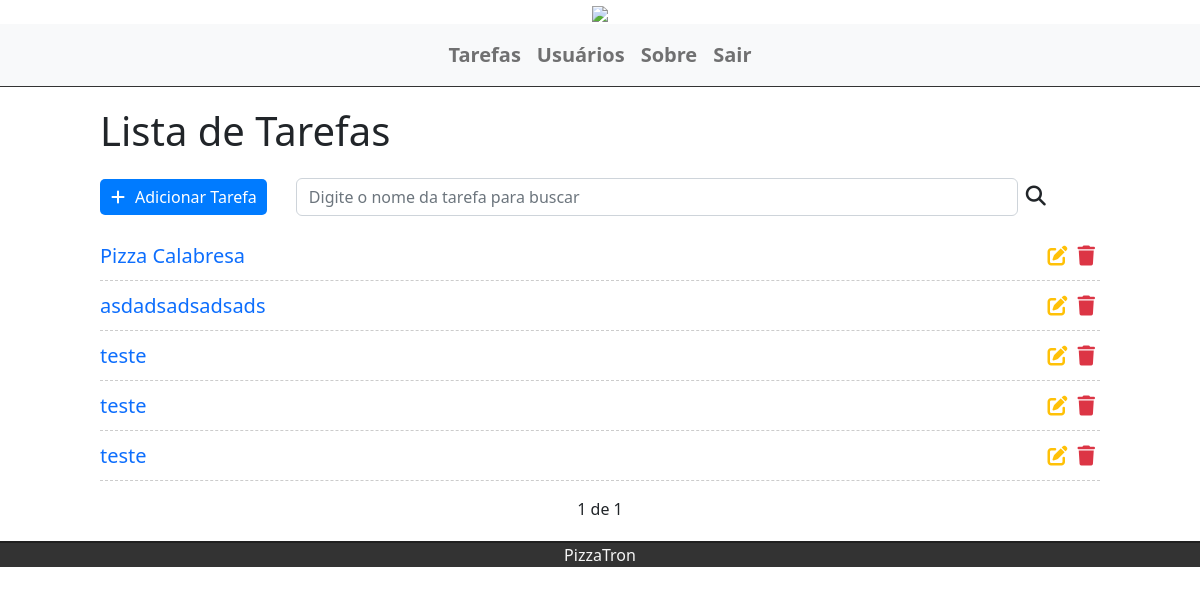
Page / (signed in) on the earlier database version.
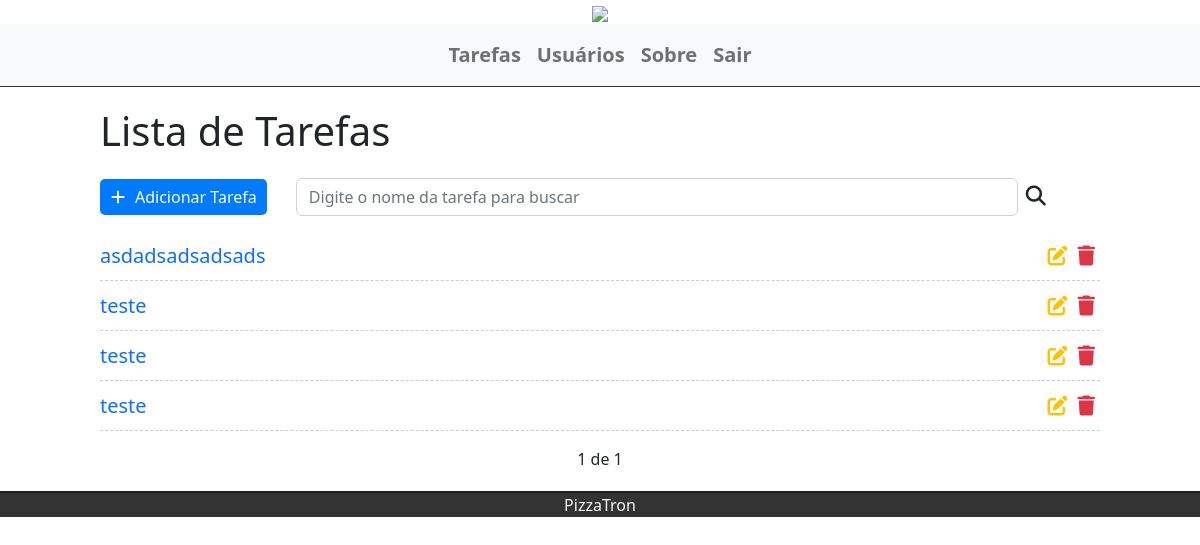
Same page on the later database version.
### tasks/models.py (models this page shows, shortened)
class Task(models.Model):
    STATUS = (
        ('doing', 'Aberto'),
        ('done', 'Fechado'),
    )
    title = models.CharField(max_length=255)
    description = models.TextField()
    done = models.CharField(
        max_length=5,
        choices=STATUS,
    )
    user = models.ForeignKey(get_user_model(), on_delete=models.CASCADE)
    create_at = models.DateTimeField(auto_now_add=True)
    update_at = models.DateTimeField(auto_now=True)

### tasks/views.py (the view)
# urls.py: path('', views.taskList, name='task-list'),
@login_required
def taskList(request):
    search = request.GET.get('search')
    if search:
        tasks = Task.objects.filter(title__icontains=search, user=request.user)
    else:
        tasks_list = Task.objects.all().order_by('-create_at').filter(user=request.user)
        paginator = Paginator(tasks_list, 5)
        page = request.GET.get('page')
        tasks = paginator.get_page(page)
    return render(request, 'tasks/list.html', {'tasks': tasks})

### tasks/templates/tasks/list.html (shortened to what this page needs)
{% extends 'base.html' %}
{% block content %}
    <div class="offset-1 col-10 list-div">
        <h1>Lista de Tarefas</h1>
        <a id="add-link" href="newtask/">
            <div class="col-2 add-div">
                <i class="fas fa-plus"></i>Adicionar Tarefa
            </div>
        </a>
        <div class="col-9 search-div">
            <form method="GET" id="search-form" class="d-flex">
                <input class="form-control me-2"
                       type="text"
                       id="search"
                       name="search"
                       placeholder="Digite o nome da tarefa para buscar"
                       aria-label="search"
                       value="{{ request.GET.search }}">
                <i class="fa-solid fa-magnifying-glass" id="search-btn"></i>
            </form>
        </div>
        <ul class="task-list">
            {% for task in tasks %}
                <li class="task-item">
                    <span><a class="hyperlink" href="/tasks/{{ task.id }}">{{ task.title }}</a></span>
                    <a href="delete/{{ task.id }}" class="delete-btn"><span><i class="fas fa-trash"></i></span></a>
                    <a href="edit/{{ task.id }}"><span><i class="fas fa-edit"></i></span></a>
                </li>
            {% endfor %}
        </ul>
        <div class="pagination">
            <span class="step-links">
                {% if tasks.paginator.num_pages %}
                    <span class="current">{{ tasks.number }} de {{ tasks.paginator.num_pages }}</span>
                {% endif %}
            </span>
        </div>
    </div>
{% endblock %}

### tasks/templates/base.html (shortened to what this page needs)
{% load static %}
<!DOCTYPE html>
<html lang="pt-br">
    <head>
        <link href="https://cdn.jsdelivr.net/npm/bootstrap@5.2.0-beta1/dist/css/bootstrap.min.css"
              rel="stylesheet"
>
        <link rel="stylesheet" href="{% static 'css/styles.css' %}">
    </head>
    <body>
        <div class="containe-fluid">
            <center>
                <IMG class="logo"
                     src="https://www.nicepng.com/png/full/428-4280267_pizza-chef-stamp-club-penguin-epic-cannon-stamp.png">
            </center>
            <nav class="navbar navbar-expand-lg bg-light">
                <div class="container-fluid">
                    <div class="collapse navbar-collapse" id="navbarSupportedContent">
                        <ul class="navbar-nav me-auto mb-2 mb-lg-0">
                            {% if  user.is_authenticated %}
                                <li class="nav-item">
                                    <a class="nav-link" href="/">Tarefas</a>
                                </li>
                                <li class="nav-item">
                                    <a class="nav-link" href="#">Usuários</a>
                                </li>
                            {% else %}
                                <li class="nav-item">
                                    <a class="nav-link" href="/accounts/login">Entrar</a>
                                </li>
                            {% endif %}
                            <li class="nav-item">
                                <a class="nav-link" href="#">Sobre</a>
                            </li>
                            {% if  user.is_authenticated %}
                                <li class="nav-item">
                                    <a class="nav-link" href="/accounts/logout">Sair</a>
                                </li>
                            {% endif %}
                        </div>
                    </div>
                </nav>
                {% block content %}{% endblock %}
                <footer>
                    <p>PizzaTron</p>
                </footer>
            </div>
        </body>
    </html>

### tasks/static/css/styles.css (style rules this page uses)
.container-fluid { padding: 0; margin: 0; }
.navbar { border-bottom: 1px solid #333; margin-bottom: 20px; }
.navbar-nav { margin: auto; }
.nav-link { font-size: 20px; font-weight: bold; }
.logo { width: 300px; }
#add-link { text-decoration: none; }
.add-div { background-color: #007bff; cursor: pointer; display: inline-block; color: white; padding: 6px; border-radius: 5px; margin-right: 25px; }
.fas.fa-plus { color: white; margin-right: 10px; margin-left: 5px; }
.search-div { padding: 0px; margin-top: 15px; margin-bottom: 15px; display: inline-block; }
.fa-magnifying-glass { font-size: 20px; padding: 8px 0px; cursor: pointer; }
.list-div { padding: 0; }
.task-list { padding-left: 0; }
.task-item { list-style: none; text-decoration: none; font-size: 20px; height: 50px; padding-top: 10px; border-bottom: 1px dashed #ccc; }
.hyperlink { text-decoration: none; }
.fas.fa-trash, .fas.fa-edit { cursor: pointer; margin: 5px; font-size: 20px; float: right; }
.fas.fa-trash { color: #dc3545; }
.fas.fa-edit { color: #ffc107; }
footer { background-color: #333; height: auto; border-top: 2px solid #202020; }
footer p { color: #f5f5f5; text-align: center; top: 50%; position: relative; }
li { list-style: none; }
.pagination { margin-bottom: 20px; }
.step-links { position: relative; margin-left: auto; margin-right: auto; }
.step-links .current { margin-left: 5px; margin-right: 5px; }

Differences in the rows shown:
removed Task: title "Pizza Calabresa"
